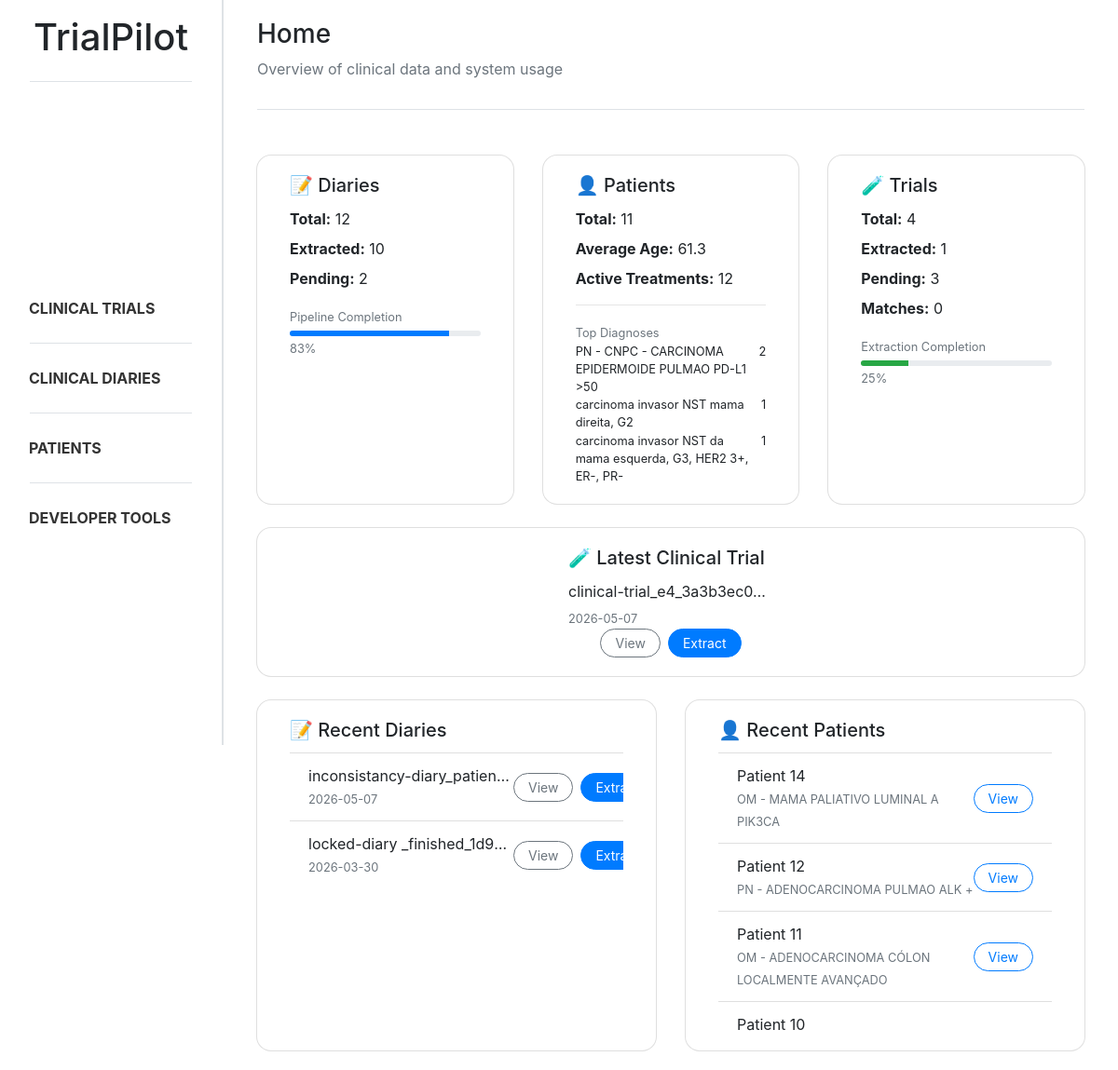
The page / on the database its author committed.
### trialpilot/models.py (models this page shows, shortened)
class Document(models.Model):
    class DocumentType(models.TextChoices):
        CLINICAL_DIARY = "diary", "Clinical Diary"
        CLINICAL_TRIAL = "trial", "Clinical Trial"
    title = models.CharField(max_length=255)
    type = models.CharField(max_length=20, choices=DocumentType.choices)
    extracted = models.BooleanField(default=False)
    created_at = models.DateTimeField(auto_now_add=True)
    updated_at = models.DateTimeField(auto_now=True)

class Patient_profile(models.Model):
    class GenderType(models.TextChoices):
        MALE = "male", "Male"
        FEMALE = "female", "Female"
    class pathologyGroupType(models.TextChoices):
        CABECAPESCOCO = "cabeca_pescoco", "Cabeça e Pescoço"
        DERMATOLOGIA = "dermatologia", "Dermatologia"
        DIGESTIVO = "digestivo", "Digestivo"
        GINECOLOGIA = "ginecologia", "Ginecologia"
        MAMA = "mama", "Mama"
        ONCOLOGIA_PEDIATRICA = "oncologia_pediatrica", "Oncologia Pediátrica"
        PELE = "pele", "Pele"
        PNEUMOLOGIA = "pneumologia", "Pneumologia"
        SNC = "snc", "Tumores do Sistema Nervoso Central"
        TNE = "tne", "Tumores Neuroendócrinos"
    document = models.ForeignKey(Document, on_delete=models.CASCADE, related_name="patient_profiles")
    age = models.IntegerField(null=True, blank=True)
    gender = models.CharField(max_length=10, choices=GenderType.choices, null=True, blank=True)
    ecog_ps = models.IntegerField(null=True, blank=True)
    diagnosis = models.CharField(max_length=255, null=True, blank=True)
    diagnosis_date = models.DateField(null=True, blank=True)
    molecular_status = models.CharField(max_length=255, null=True, blank=True)
    stage = models.CharField(max_length=50, null=True, blank=True)
    control = models.CharField(max_length=255, null=True, blank=True)
    created_at = models.DateTimeField(auto_now_add=True)
    pathology_group = models.CharField(max_length=255, null=True, blank=True, choices=pathologyGroupType.choices)

### trialpilot/views.py (the view)
# urls.py: path('', index, name='index'),
def index(request):
    n_diaries = Document.objects.filter(type=Document.DocumentType.CLINICAL_DIARY).count()
    n_diaries_extracted = Document.objects.filter(type=Document.DocumentType.CLINICAL_DIARY, extracted=True).count()
    n_diaries_pending = n_diaries - n_diaries_extracted
    diary_completion = (n_diaries_extracted / n_diaries * 100) if n_diaries > 0 else 0
    last_five_diaries = Document.objects.filter(type=Document.DocumentType.CLINICAL_DIARY, extracted=False).order_by("-created_at")[:5]
    n_patients = Patient_profile.objects.count()
    avg_age = Patient_profile.objects.aggregate(Avg('age'))['age__avg']
    top_diagnoses = (
        Patient_profile.objects.values('diagnosis')
        .annotate(count=Count('id'))
        .order_by('-count')[:3]
    )
    active_treatments = Treatment.objects.filter(end_date__isnull=True).count()
    last_five_patients = Patient_profile.objects.order_by('-created_at')[:5]
    n_trials = Document.objects.filter(type=Document.DocumentType.CLINICAL_TRIAL).count()
    n_trials_extracted = Document.objects.filter(type=Document.DocumentType.CLINICAL_TRIAL, extracted=True).count()
    n_trials_pending = n_trials - n_trials_extracted
    trial_completion = (n_trials_extracted / n_trials * 100) if n_trials > 0 else 0
    n_matches = Patient_trial_match.objects.count()
    last_trial = Document.objects.filter(type=Document.DocumentType.CLINICAL_TRIAL, extracted=False).order_by("-created_at").first()
    return render(request, 'trialpilot/index.html', {
        'n_diaries': n_diaries,
        'n_diaries_extracted': n_diaries_extracted,
        'n_diaries_pending': n_diaries_pending,
        'diary_completion': diary_completion,
        'last_five_diaries': last_five_diaries,
        'n_patients': n_patients,
        'avg_age': avg_age,
        'top_diagnoses': top_diagnoses,
        'active_treatments': active_treatments,
        'last_five_patients': last_five_patients,
        'n_trials': n_trials,
        'n_trials_extracted': n_trials_extracted,
        'n_trials_pending': n_trials_pending,
        'trial_completion': trial_completion,
        'n_matches': n_matches,
        'last_trial': last_trial
    })

### trialpilot/templates/trialpilot/index.html (shortened to what this page needs)
{% extends "trialpilot/base.html" %}
{% block content %}
<div class="d-flex flex-column mb-4 ml-3 mr-3">
    <div>
        <h3>Home</h3>
        <p class="text-muted">Overview of clinical data and system usage</p>
    </div>
    <div class="sidebar-divider mb-4"></div>
</div>
<div class="container mt-4">
    <div class="row g-4">
        <div class="col-md-4">
            <div class="card shadow-sm rounded-ui hover-card h-100">
                <div class="card-body">
                    <h5 class="card-title">📝 Diaries</h5>
                    <div class="mb-2">
                        <strong>Total:</strong> {{ n_diaries }}
                    </div>
                    <div class="mb-2">
                        <strong>Extracted:</strong> {{ n_diaries_extracted }}
                    </div>
                    <div class="mb-2">
                        <strong>Pending:</strong> {{ n_diaries_pending }}
                    </div>
                    <div class="mt-3">
                        <small class="text-muted">Pipeline Completion</small>
                        <div class="progress mt-1" style="height:6px;">
                            <div class="progress-bar" style="width: {{ diary_completion }}%">
                            </div>
                        </div>
                        <small class="text-muted">{{ diary_completion|floatformat:0 }}%</small>
                    </div>
                </div>
            </div>
        </div>
        <div class="col-md-4">
            <div class="card shadow-sm rounded-ui hover-card h-100">
                <div class="card-body">
                    <h5 class="card-title">👤 Patients</h5>
                    <div class="mb-2">
                        <strong>Total:</strong> {{ n_patients }}
                    </div>
                    <div class="mb-2">
                        <strong>Average Age:</strong> {{ avg_age|floatformat:1 }}
                    </div>
                    <div class="mb-2">
                        <strong>Active Treatments:</strong> {{ active_treatments }}
                    </div>
                    <hr>
                    <small class="text-muted">Top Diagnoses</small>
                    {% for diag in top_diagnoses %}
                    <div class="d-flex justify-content-between small">
                        <span>{{ diag.diagnosis }}</span>
                        <span>{{ diag.count }}</span>
                    </div>
                    {% endfor %}
                </div>
            </div>
        </div>
        <div class="col-md-4">
            <div class="card shadow-sm rounded-ui hover-card h-100">
                <div class="card-body">
                    <h5 class="card-title">🧪 Trials</h5>
                    <div class="mb-2">
                        <strong>Total:</strong> {{ n_trials }}
                    </div>
                    <div class="mb-2">
                        <strong>Extracted:</strong> {{ n_trials_extracted }}
                    </div>
                    <div class="mb-2">
                        <strong>Pending:</strong> {{ n_trials_pending }}
                    </div>
                    <div class="mb-2">
                        <strong>Matches:</strong> {{ n_matches }}
                    </div>
                    <div class="mt-3">
                        <small class="text-muted">Extraction Completion</small>
                        <div class="progress mt-1" style="height:6px;">
                            <div class="progress-bar bg-success" style="width: {{ trial_completion }}%">
                            </div>
                        </div>
                        <small class="text-muted">{{ trial_completion|floatformat:0 }}%</small>
                    </div>
                </div>
            </div>
        </div>
    </div>
    <div class="card shadow-sm mt-4 rounded-ui hover-card">
        <div class="card-body d-flex justify-content-between align-items-center">
            <div>
                <h5 class="card-title">🧪 Latest Clinical Trial</h5>
                {% if last_trial %}
                <p class="mb-1 truncate-text" title="{{ last_trial.title }}">{{ last_trial.title }}</p>
                <small class="text-muted">{{ last_trial.created_at|date:"Y-m-d" }}</small>
                {% else %}
                <p class="text-muted mb-0">No trials available.</p>
                {% endif %}
            </div>
            {% if last_trial %}
            <div class="d-flex">
                <a href="{% url 'trial_details' last_trial.id %}"
                    class="btn btn-outline-secondary btn-sm mr-2 rounded-ui">
                    View
                </a>
                <a href="{% url 'criteria_extraction' last_trial.id %}" class="btn btn-primary btn-sm rounded-ui">
                    Extract
                </a>
            </div>
            {% endif %}
        </div>
    </div>
    <div class="row mt-4 align-items-stretch">
        <div class="col-md-6 d-flex">
            <div class="card shadow-sm rounded-ui hover-card w-100">
                <div class="card-body">
                    <h5 class="card-title">📝 Recent Diaries</h5>
                    <ul class="list-group list-group-flush">
                        {% for d in last_five_diaries %}
                        <li class="list-group-item d-flex justify-content-between align-items-center">
                            <div>
                                <div class="truncate-text" title="{{ d.title }}">{{ d.title }}</div>
                                <small class="text-muted">{{ d.created_at|date:"Y-m-d" }}</small>
                            </div>
                            <div class="d-flex">
                                <a href="{% url 'diary_details' d.id %}"
                                    class="btn btn-outline-secondary btn-sm  mr-2 rounded-ui">
                                    View
                                </a>
                                <a href="{% url 'parameter_extraction' d.id %}"
                                    class="btn btn-primary btn-sm rounded-ui">
                                    Extract
                                </a>
                            </div>
                        </li>
                        {% empty %}
                        <li class="list-group-item">No diaries available.</li>
                        {% endfor %}
                    </ul>
                </div>
            </div>
        </div>
        <div class="col-md-6 d-flex">
            <div class="card shadow-sm rounded-ui hover-card w-100">
                <div class="card-body">
                    <h5 class="card-title">👤 Recent Patients</h5>
                    <ul class="list-group list-group-flush">
                        {% for p in last_five_patients %}
                        <li class="list-group-item d-flex justify-content-between align-items-center
                            patient-card-trigger" data-id="{{ p.id }}" data-age="{{ p.age }}"
                            data-ecog="{{ p.ecog_ps }}" data-diagnosis="{{ p.diagnosis }}"
                            data-date="{{ p.diagnosis_date }}" data-molecular="{{ p.molecular_status }}"
                            data-stage="{{ p.stage }}" data-control="{{ p.control }}" data-treatments='[
                            ]'>
                            <div>
                                <div>Patient {{ p.id }}</div>
                                <small class="text-muted">{{ p.diagnosis }}</small>
                            </div>
                            <div>
                                <button class="btn btn-outline-primary btn-sm view-patient-btn rounded-ui">
                                    View
                                </button>
                            </div>
                        </li>
                        {% empty %}
                        <li class="list-group-item">No patients available.</li>
                        {% endfor %}
                    </ul>
                </div>
            </div>
        </div>
    </div>
</div>
{% endblock %}

### static/css/style.css (style rules this page uses)
body { overflow-x: hidden; }
html, body { height: 100%; }
.sidebar-divider { height: 1px; background-color: #dee2e6; margin-bottom: 15px; margin-top: 15px; }
.rounded-ui { border-radius: 1rem !important; padding-left: 15px; padding-right: 15px; }
.hover-card { transition: all 0.2s ease-in-out; cursor: pointer; }
.card-body { display: flex; flex-direction: column; justify-content: center; }
.card-body { display: block; }
.truncate-text { max-width: 220px; white-space: nowrap; overflow: hidden; text-overflow: ellipsis; }
.card-body ul { max-height: 300px; overflow-y: auto; }

### rows shown on the page
Document: title "clinical-trial_e4_3a3b3ec0…", created_at "2026-05-07"
Document: title "inconsistancy-diary_patien…", created_at "2026-05-07"
Document: title "locked-diary _finished_1d9…", created_at "2026-03-30"
Patient_profile: id "14", diagnosis "OM - MAMA PALIATIVO LUMINAL A PIK3CA"
Patient_profile: id "12", diagnosis "PN - ADENOCARCINOMA PULMAO ALK +"
Patient_profile: id "11", diagnosis "OM - ADENOCARCINOMA CÓLON LOCALMENTE AVANÇADO"
Patient_profile: id "10"

### other values the page prints
{{ n_diaries }} "12"
{{ n_diaries_extracted }} "10"
{{ n_diaries_pending }} "2"
{{ diary_completion|floatformat:0 }} "83"
{{ n_patients }} "11"
{{ avg_age|floatformat:1 }} "61.3"
{{ active_treatments }} "12"
{{ diag.diagnosis }} "PN - CNPC - CARCINOMA EPIDERMOIDE PULMAO PD-L1 >50" "carcinoma invasor NST mama direita, G2" "carcinoma invasor NST da mama esquerda, G3, HER2 3+, ER-, PR-"
{{ diag.count }} "2" "1" "1"
{{ n_trials }} "4"
{{ n_trials_extracted }} "1"
{{ n_trials_pending }} "3"
{{ n_matches }} "0"
{{ trial_completion|floatformat:0 }} "25"
